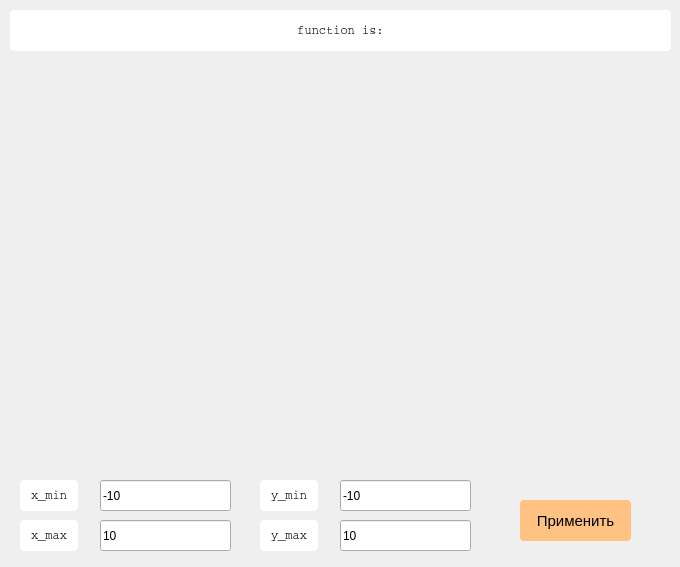
<?xml version="1.0" encoding="UTF-8"?>
<ui version="4.0">
 <class>Graph</class>
 <widget class="QWidget" name="Graph">
  <property name="geometry">
   <rect>
    <x>0</x>
    <y>0</y>
    <width>680</width>
    <height>567</height>
   </rect>
  </property>
  <property name="windowTitle">
   <string>Form</string>
  </property>
  <widget class="QCustomPlot" name="graphic" native="true">
   <property name="geometry">
    <rect>
     <x>19</x>
     <y>59</y>
     <width>651</width>
     <height>411</height>
    </rect>
   </property>
  </widget>
  <widget class="QLabel" name="expression">
   <property name="geometry">
    <rect>
     <x>10</x>
     <y>10</y>
     <width>661</width>
     <height>41</height>
    </rect>
   </property>
   <property name="font">
    <font>
     <family>Courier</family>
    </font>
   </property>
   <property name="styleSheet">
    <string notr="true">border-radius:  4px;
background-color: rgb(255, 255, 255);
color: rgb(0, 0, 0);</string>
   </property>
   <property name="text">
    <string>function is:</string>
   </property>
   <property name="alignment">
    <set>Qt::AlignCenter</set>
   </property>
  </widget>
  <widget class="QLabel" name="label_1">
   <property name="geometry">
    <rect>
     <x>20</x>
     <y>480</y>
     <width>58</width>
     <height>31</height>
    </rect>
   </property>
   <property name="font">
    <font>
     <family>Courier</family>
    </font>
   </property>
   <property name="styleSheet">
    <string notr="true">border-radius:  4px;
background-color: rgb(255, 255, 255);
color: rgb(0, 0, 0);</string>
   </property>
   <property name="text">
    <string>x_min</string>
   </property>
   <property name="alignment">
    <set>Qt::AlignCenter</set>
   </property>
  </widget>
  <widget class="QLabel" name="label_2">
   <property name="geometry">
    <rect>
     <x>20</x>
     <y>520</y>
     <width>58</width>
     <height>31</height>
    </rect>
   </property>
   <property name="font">
    <font>
     <family>Courier</family>
    </font>
   </property>
   <property name="styleSheet">
    <string notr="true">border-radius:  4px;
background-color: rgb(255, 255, 255);
color: rgb(0, 0, 0);</string>
   </property>
   <property name="text">
    <string>x_max</string>
   </property>
   <property name="alignment">
    <set>Qt::AlignCenter</set>
   </property>
  </widget>
  <widget class="QLabel" name="label_3">
   <property name="geometry">
    <rect>
     <x>260</x>
     <y>480</y>
     <width>58</width>
     <height>31</height>
    </rect>
   </property>
   <property name="font">
    <font>
     <family>Courier</family>
    </font>
   </property>
   <property name="styleSheet">
    <string notr="true">border-radius:  4px;
background-color: rgb(255, 255, 255);
color: rgb(0, 0, 0);</string>
   </property>
   <property name="text">
    <string>y_min</string>
   </property>
   <property name="alignment">
    <set>Qt::AlignCenter</set>
   </property>
  </widget>
  <widget class="QLabel" name="label_4">
   <property name="geometry">
    <rect>
     <x>260</x>
     <y>520</y>
     <width>58</width>
     <height>31</height>
    </rect>
   </property>
   <property name="font">
    <font>
     <family>Courier</family>
    </font>
   </property>
   <property name="styleSheet">
    <string notr="true">border-radius:  4px;
background-color: rgb(255, 255, 255);
color: rgb(0, 0, 0);</string>
   </property>
   <property name="text">
    <string>y_max</string>
   </property>
   <property name="alignment">
    <set>Qt::AlignCenter</set>
   </property>
  </widget>
  <widget class="QLineEdit" name="x_min">
   <property name="geometry">
    <rect>
     <x>100</x>
     <y>480</y>
     <width>131</width>
     <height>31</height>
    </rect>
   </property>
   <property name="text">
    <string>-10</string>
   </property>
  </widget>
  <widget class="QLineEdit" name="x_max">
   <property name="geometry">
    <rect>
     <x>100</x>
     <y>520</y>
     <width>131</width>
     <height>31</height>
    </rect>
   </property>
   <property name="text">
    <string>10</string>
   </property>
  </widget>
  <widget class="QLineEdit" name="y_min">
   <property name="geometry">
    <rect>
     <x>340</x>
     <y>480</y>
     <width>131</width>
     <height>31</height>
    </rect>
   </property>
   <property name="text">
    <string>-10</string>
   </property>
  </widget>
  <widget class="QLineEdit" name="y_max">
   <property name="geometry">
    <rect>
     <x>340</x>
     <y>520</y>
     <width>131</width>
     <height>31</height>
    </rect>
   </property>
   <property name="text">
    <string>10</string>
   </property>
  </widget>
  <widget class="QPushButton" name="Apply">
   <property name="geometry">
    <rect>
     <x>520</x>
     <y>500</y>
     <width>111</width>
     <height>41</height>
    </rect>
   </property>
   <property name="styleSheet">
    <string notr="true">QPushButton {
border-radius:  4px;
    background-color:  rgb(255, 194, 131);
    color:  rgb(0, 0, 0);
    font-size:  15px;
}
QPushButton:pressed {
background-color: rgb(255, 222, 155);
}</string>
   </property>
   <property name="text">
    <string>Применить</string>
   </property>
  </widget>
 </widget>
 <customwidgets>
  <customwidget>
   <class>QCustomPlot</class>
   <extends>QWidget</extends>
   <header location="global">qcustomplot.h</header>
   <container>1</container>
  </customwidget>
 </customwidgets>
 <resources/>
 <connections/>
</ui>
